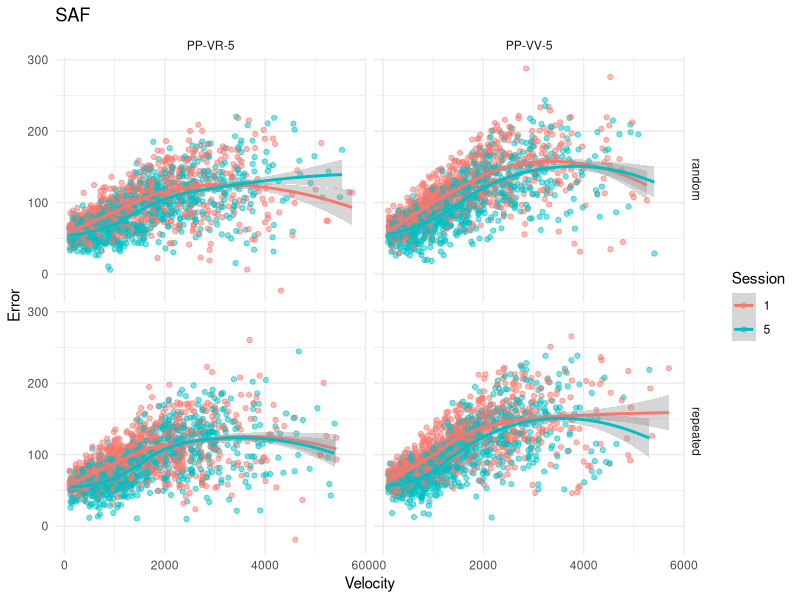
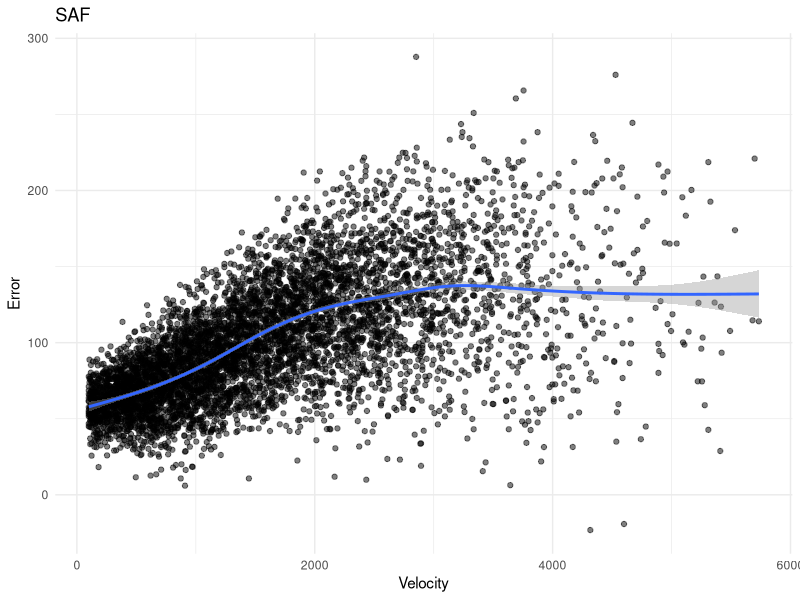

R code for these plots, in order:
### FAKE DATA FOR MODELING SAF ###

rm(list=setdiff(ls(), c())) # clear all
graphics.off() # clear figures
cat("\014") # clear console

library(tidyverse)

set.seed(1)

### create a loop that builds a fake dataset using the above equation:

trial_per_figtype = 50
figure_type = c("random","repeated")
session = c(1,5) # sessions
N = 30 # total participants
total_trials = N * length(session) * length(figure_type) * trial_per_figtype

participant_id = rep(1:N, each = trial_per_figtype * length(figure_type) * length(session))
condition = c(rep("PP-VV-5",total_trials/2),rep("PP-VR-5",total_trials/2)) # label groups
sessions = rep((c(rep(1,100),rep(5,100))), N)
figtypes = rep(figure_type, total_trials/2)
speed = rep(NA, total_trials)
error = rep(NA, total_trials)

df <- data.frame(participant_id = participant_id
                 , condition = condition
                 , session = sessions
                 , figure_type = figtypes
                 , speed = speed
                 , error = error
                 , stringsAsFactors=FALSE)

for(i in 1:nrow(df)){
        n = 1
        SD = 10
        
        a = 150 + (ifelse(df$condition[i] == "PP-VR-5", -25, 0))
        b = 50
        c = .002
        d = 1000 + (ifelse(df$session[i] == 5, 500, 0)) # +
                # (ifelse(df$figure_type[i] == "repeated", 500, 0)) +
                # (ifelse((df$session[i] == 5) & (df$figure_type[i] == "repeated"), 500, 0)) +
                # (ifelse(df$condition[i] == "PP-VR-5", 500, 0))
        
        speed = sample(seq(100,6000, length.out = 1000)
                       , n, replace = TRUE
                       , dnorm(seq(-.5,3.5,length=1000)))
        
        SD = 10 + speed*0.01 # variable error (higher weight on speed makes some negative errors though)
        
        error = rnorm(n
                      , (b + ((a - b) / (1 + (exp(-(c*(speed-d)))))))
                      , SD
                      )
        
        df[i,5] = speed
        df[i,6] = error
}

df$condition <- as.factor(df$condition)
df$figure_type <- as.factor(df$figure_type)

# PLOTS:

# plot effect of day:
ggplot(df, mapping = aes(
               x = speed, y = error
               , color = factor(session)
       )) + geom_point(na.rm = TRUE, alpha = .5) +
        geom_smooth(na.rm = TRUE) +
        theme_minimal() +
        facet_grid(figure_type ~ condition) +
        labs(title = "SAF"
             , x = "Velocity"
             , y = "Error"
             , color = "Session")

# # plot visualization of "learning" (space between random and repeat):
# ggplot(df, mapping = aes(
#         x = speed, y = error
#         , color = factor(figure_type)
# )) + geom_point(na.rm = TRUE, alpha = .5) + 
#         geom_smooth(na.rm = TRUE) + 
#         theme_minimal() +
#         facet_grid(session ~ condition) +
#         labs(title = "SAF"
#              , x = "Velocity"
#              , y = "Error"
#              , color = "Session")

# plot all data:
ggplot(df, mapping = aes(
        x = speed, y = error
)) + geom_point(na.rm = TRUE, alpha = .5) + 
        geom_smooth(na.rm = TRUE) + 
        theme_minimal() +
        labs(title = "SAF"
             , x = "Velocity"
             , y = "Error"
             , color = "Session")

# curve(dweibull(x,2,5),from=0,to=100)
# curve(dnorm(x,150,75),from=0,to=300)
# curve(dnorm(x,50,25),from=0,to=100)
# curve(dnorm(x,0.002,0.001),from=0,to=0.004)
# curve(dnorm(x,1000,500),from=0,to=2000)

# guesses:

# a_mean <- mean(subset(df, df$speed > quantile(df$speed,3/4))$error)
# a_sd <- sd(subset(df, df$speed > quantile(df$speed,3/4))$error)
# b_mean <- mean(subset(df, df$speed < quantile(df$speed,1/4))$error)
# b_sd <- sd(subset(df, df$speed < quantile(df$speed,1/4))$error)
# c_mean <- (a_mean - b_mean) / (max(df$speed) - min(df$speed)) #(quantile(df$speed,7/8) - quantile(df$speed,1/8))
# d_mean <- mean(subset(df, (df$error < mean(df$error)*1.1) & (df$error > mean(df$error)*0.9))$speed)
# 